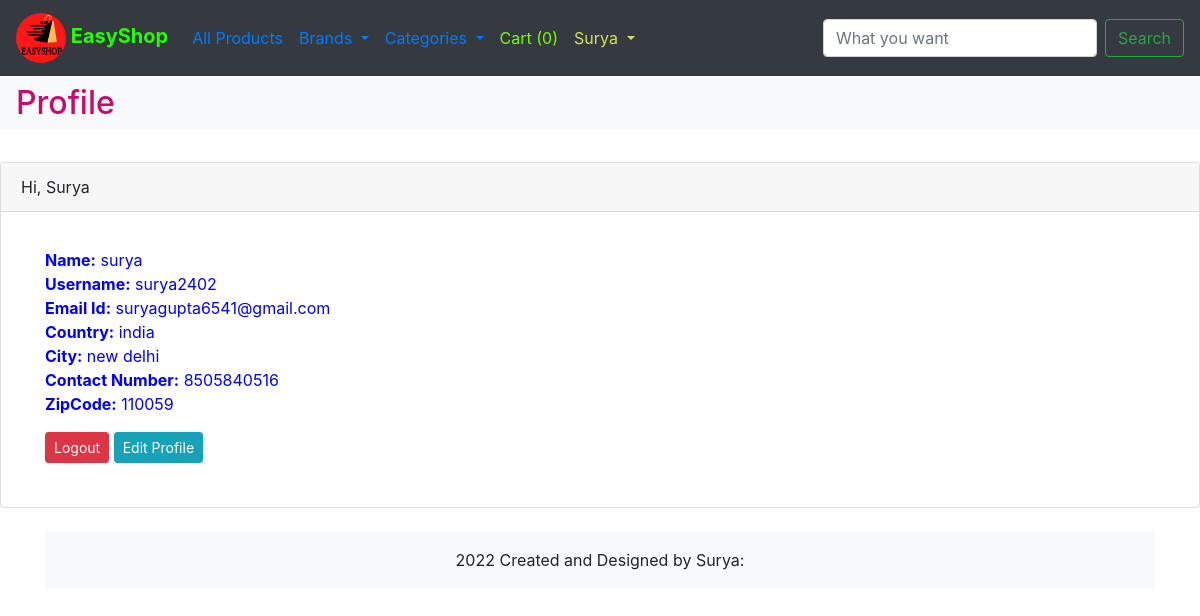
The app's page /customer/details (signed in) with its own data.
### shop/customers/model.py (models this page shows, shortened)
class Register(db.Model,UserMixin):
    id = db.Column(db.Integer, primary_key= True)
    name = db.Column(db.String(45), unique= False)
    username = db.Column(db.String(45), unique= True)
    email = db.Column(db.String(45), unique= True)
    password = db.Column(db.String(200), unique= False)
    country = db.Column(db.String(45), unique= False)
    city = db.Column(db.String(45), unique= False)
    contact = db.Column(db.String(45), unique= False)
    address = db.Column(db.String(45), unique= False)
    zipcode = db.Column(db.String(45), unique= False)
    profile = db.Column(db.String(45), unique= False , default='profile.jpg')
    date_created = db.Column(db.DateTime, nullable=False, default=datetime.utcnow)

### shop/customers/customer.py (the view, shortened to what this page needs)
@app.route('/customer/details',methods=['GET','POST'])
@login_required
def customer_profile():
    form=CustomerRegisterForm()
    id= current_user.id
    name_to_update=Register.query.get_or_404(id)
    return render_template("customer/profile.html",
                           form=form,
                           name_to_update=name_to_update,
                           id=id,categories=categories(),brands=brands())

### shop/customers/forms.py (shortened to what this page needs)
class CustomerRegisterForm(FlaskForm):
    name = StringField('Name: ')
    username = StringField('Username: ', [validators.DataRequired()])
    email = StringField('Email: ', [validators.Email(), validators.DataRequired()])
    password = PasswordField('Password: ', [validators.DataRequired(), validators.EqualTo('confirm', message=' Both password must match! ')])
    confirm = PasswordField('Repeat Password: ', [validators.DataRequired()])
    country = StringField('Country: ', [validators.DataRequired()])
    city = StringField('City: ', [validators.DataRequired()])
    contact = StringField('Contact: ', [validators.DataRequired()])
    address = StringField('Address: ', [validators.DataRequired()])
    zipcode = StringField('Zip code: ', [validators.DataRequired()])
    submit = SubmitField('Register')

### shop/customers/customer.py (called while the page is built)
def brands():
    brands =Brand.query.join(Addproduct,(Brand.id == Addproduct.brand_id)).all()
    return brands

def categories():
    categories= Category.query.join(Addproduct,(Category.id == Addproduct.category_id)).all()
    return categories

### shop/customers/model.py (called while the page is built)
@login_manager.user_loader
def user_loader(user_id):
    return Register.query.get(user_id)

### shop/templates/customer/profile.html (shortened to what this page needs)
{% extends 'layout.html' %}
{% block content %}
{% include 'navbar.html' %}
   <h2  class="navbar navbar-expand-lg bg-light" style="color:#c90a6d">Profile</h2>
<br>
<div class="card">
  <div class="card-header"> Hi,
    {{ current_user.name|capitalize }}
  </div>
  <div class="card-body">
    <p class="card-text">
<div class="container">
	<div class="row" style="color:Blue">
		<div class="col-8" >
    <strong>Name:</strong>
	{{ current_user.name }}<br/>
	<strong>Username:</strong>
	{{ current_user.username }}<br/>
	<strong>Email Id:</strong>
	{{ current_user.email }}<br/>
	<strong>Country:</strong>
	{{ current_user.country }}<br/>
	<strong>City:</strong>
	{{ current_user.city }}<br/>
	<strong>Contact Number:</strong>
	{{ current_user.contact }}<br/>
	<strong>ZipCode:</strong>
	{{ current_user.zipcode }}<br/>
    </p>
    <a href="{{url_for('customer_logout')}}" class="btn btn-danger btn-sm">Logout</a>
    <a href="{{ url_for('profile_update', id=current_user.id)}}" class="btn btn-info btn-sm">Edit Profile</a>
    <br/><br/>
	</div>
	</div>
{% endblock content %}

### shop/templates/navbar.html (shortened to what this page needs)
<div class="container-fluid px-0">
    <nav class="navbar navbar-expand-lg bg-dark">
      <a class="navbar-brand"  style ="color:#24FF00" href="/"><img src="{{url_for('static',filename='images/logo2.png')}}" width="50" height="50" style="border-radius:50%"><b> EasyShop</b></a>
        <div class="collapse navbar-collapse" id="navbarSupportedContent">
          <ul class="navbar-nav mr-auto">
            <li class="nav-item active">
              <a class="nav-link" style ="color:" href="/">All Products <span class="sr-only">(current)</span></a>
            </li>
            <li class="nav-item dropdown">
              <a class="nav-link dropdown-toggle" href="#" id="navbarDropdown" role="button" data-toggle="dropdown" aria-haspopup="true" aria-expanded="false">
               Brands
              </a>
            </li>
            <li class="nav-item dropdown">
                <a class="nav-link dropdown-toggle" href="#" id="navbarDropdown" role="button" data-toggle="dropdown" aria-haspopup="true" aria-expanded="false">
                 Categories
                </a>
              </li>
              <li class="nav-item">
                <a style="color: #7CFC00" href="{{url_for('getCart')}}" class="nav-link"> Cart ({{ session['Shoppingcart']|length }}) </a>
              </li>
            {% if current_user.is_authenticated %}
             <li class="nav-item dropdown">
        <a class="nav-link dropdown-toggle" href="#" id="navbarDropdown" role="button" data-toggle="dropdown" aria-haspopup="true" aria-expanded="false" style="color:#D1E359">
          {{current_user.name|capitalize}}
        </a>
      </li>
            {% endif %}
          </ul>
          <form class="form-inline my-2 my-lg-0" action="{{url_for('result')}}">
            <input class="form-control mr-sm-2" type="search" placeholder="What you want" aria-label="Search" name="ser" >
            <button class="btn btn-outline-success my-2 my-sm-0" type="submit" >Search</button>
          </form>
        </div>
      </nav>
</div>

### records on screen
Register: name "Surya", name "surya", username "surya2402", email "suryagupta6541@gmail.com", country "india", city "new delhi", contact "8505840516", zipcode "110059"

### other values on screen
{{ session['Shoppingcart']|length }} "0"
